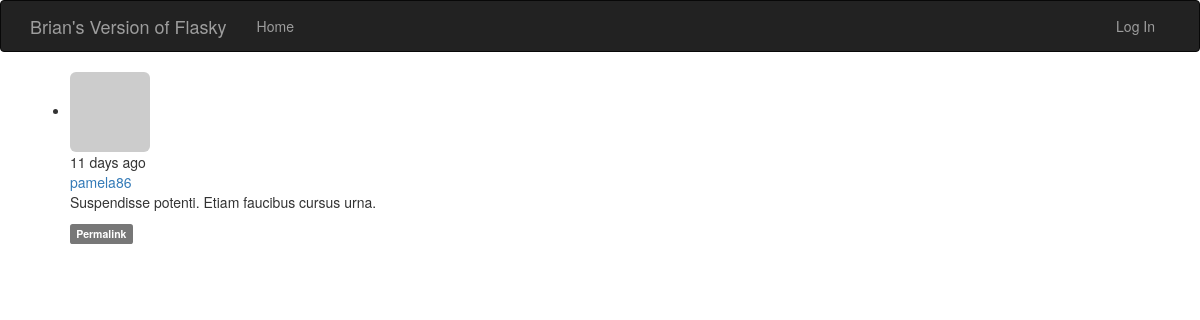
Screenshot of /post/2 with the database file from the repository.
### app/models.py (models this page shows, shortened)
class Post(db.Model):
	__tablename__ = 'posts'
	id = db.Column(db.Integer, primary_key=True)
	body = db.Column(db.Text)
	body_html = db.Column(db.Text)
	timestamp = db.Column(db.DateTime, index=True, default=datetime.utcnow)
	author_id = db.Column(db.Integer, db.ForeignKey('users.id'))

class User(UserMixin, db.Model):
	__tablename__ = 'users'
	id = db.Column(db.Integer, primary_key=True)
	email = db.Column(db.String(64), unique=True, index=True)
	username = db.Column(db.String(64), unique=True, index=True)
	role_id = db.Column(db.Integer, db.ForeignKey('roles.id'))
	password_hash = db.Column(db.String(128))
	confirmed = db.Column(db.Boolean, default=False)
	name = db.Column(db.String(64))
	location = db.Column(db.String(64))
	about_me = db.Column(db.Text())
	member_since = db.Column(db.DateTime(), default=datetime.utcnow)
	last_seen = db.Column(db.DateTime(), default=datetime.utcnow)
	avatar_hash = db.Column(db.String(32))
	posts = db.relationship('Post', backref='author', lazy='dynamic')
	followed = db.relationship('Follow',
								foreign_keys=[Follow.follower_id],
								backref=db.backref('follower', lazy='joined'),
								lazy='dynamic',
								cascade='all, delete-orphan')
	followers = db.relationship('Follow',
								foreign_keys=[Follow.follower_id],
								backref=db.backref('followed', lazy='joined'),
								lazy='dynamic',
								cascade='all, delete-orphan')
	@property
	def password(self):
		raise AttributeError('password is not a readable attribute')
	def gravatar(self, size=100, default='identicon', rating='g'):
		if request.is_secure:
			url = 'https://secure.gravatar.com/avatar'
		else:
			url = 'http://secure.gravatar.com/avatar'
		hash = self.avatar_hash or hashlib.md5(self.email.encode('utf-8')).hexdigest()
		return '{url}/{hash}?s={size}&d={default}&r={rating}'.format(
			url=url, hash=hash, size=size, default=default, rating=rating)

### app/main/views.py (the view)
@main.route('/post/<int:id>')
def post(id):
	post = Post.query.get_or_404(id)
	return render_template('post.html', posts=[post])

### app/auth/views.py (called while the page is built)
@auth.before_app_request
def before_request():
	if current_user.is_authenticated:
		current_user.ping()
		if not current_user.confirmed \
				and request.endpoint[:5] != 'auth.' \
				and request.endpoint != 'static':
			return redirect(url_for('auth.unconfirmed'))

### app/main/__init__.py (called while the page is built)
@main.app_context_processor
def inject_permissions():
	return dict(Permission=Permission)

### app/models.py (called while the page is built)
	def is_administrator(self):
		return False

### app/templates/post.html (shortened to what this page needs)
{% extends "base.html" %}
{% import "_macros.html" as macros %}
{% block page_content %}
{% include '_posts.html' %}
{% endblock %}

### app/templates/_posts.html (shortened to what this page needs)
<ul class="posts">
	{% for post in posts %}
	<li class="post">
		<div class="post-thumbnail">
			<a href="{{ url_for('.user', username=post.author.username) }}">
				<img class="img-rounded profile-thumbnail" src="{{ post.author.gravatar(size=40) }}">
			</a>
		</div>
		<div class="post-content">
			<div class="post-date">{{ moment(post.timestamp).fromNow() }}</div>
			<div class="post-author"><a href="{{ url_for('.user', username=post.author.username) }}">{{ post.author.username }}</a></div>
			<div class="post-body">
				{% if post.body_html %}
					{{ post.body_html | safe }}
				{% else %}
					{{ post.body }}
				{% endif %}
			</div>
			<div class="post-footer">
				<a href="{{ url_for('.post', id=post.id) }}">
					<span class="label label-default">Permalink</span>
				</a>
			</div>
		</div>
	</li>
	{% endfor %}
</ul>

### rows the page displays
Post: timestamp "11 days ago", author.username "pamela86", body_html "Suspendisse potenti. Etiam faucibus cursus urna."
